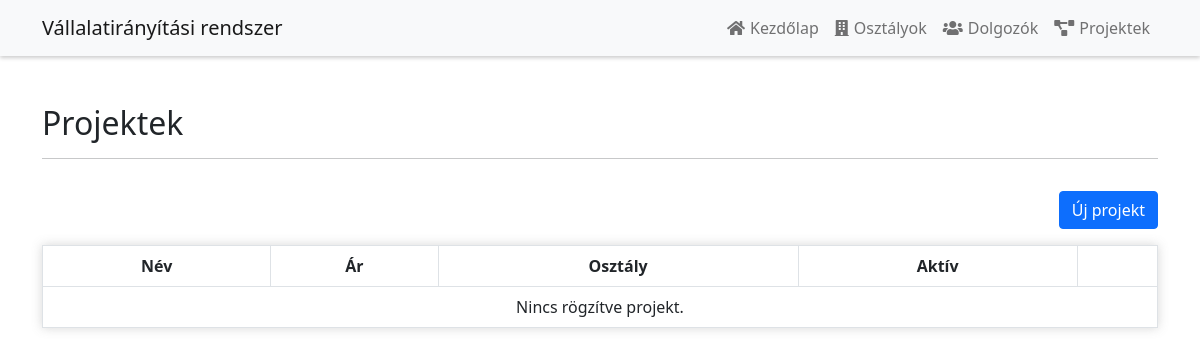
/projekt.php, run on an earlier commit of the app's database.
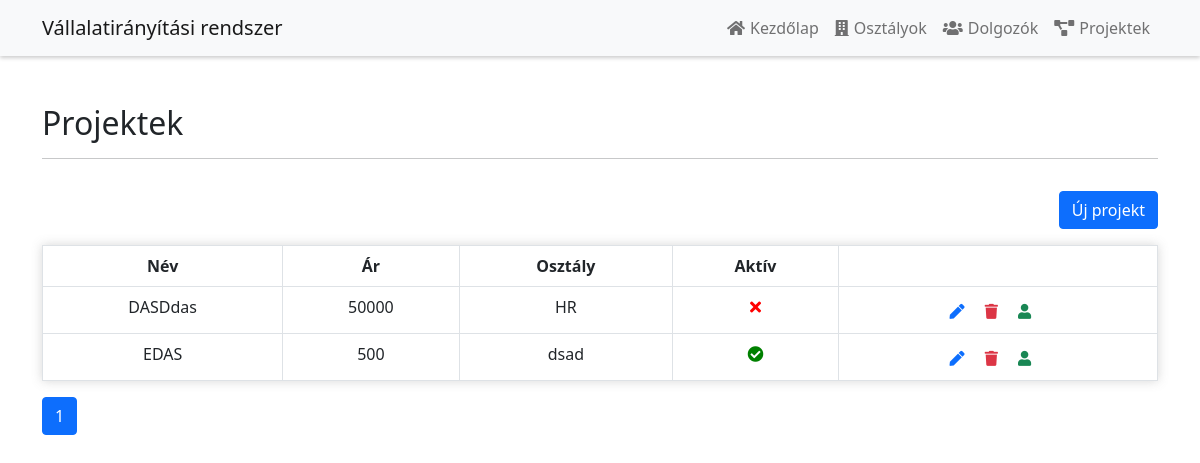
And on a later commit of the database.
### tables this page shows
CREATE TABLE `projekt` (
  `id` int(11) NOT NULL,
  `nev` varchar(40) NOT NULL,
  `ar` int(11) NOT NULL,
  `aktiv` tinyint(4) NOT NULL,
  `osztaly_id` int(11) DEFAULT NULL
);

CREATE TABLE `osztaly` (
  `id` int(11) NOT NULL,
  `nev` varchar(40) NOT NULL,
  `manager_id` int(11) DEFAULT NULL
);

### projekt.php (the view)
<?php
include('functions.php');
$pdo = pdo_connect_mysql();
$perPage = 15;
$total_row = $pdo->query('SELECT projekt.* FROM projekt')->rowCount();
$pages = ceil($total_row / $perPage);
$page = isset($_GET['page']) ? $_GET["page"] : 1;
$start = ($page - 1) * $perPage;
$query = "SELECT projekt.* FROM projekt LIMIT $start, $perPage";
$projektek = $pdo->query($query)->fetchAll(PDO::FETCH_ASSOC);
?>
<?= template_header('Projekt') ?>
<div class="container">
    <div class="row mt-5 mb-3">
        <div class="col-lg-12">
            <h2>Projektek</h2>
            <hr>
        </div>
    </div>
    <div class="row mb-3">
        <div class="col-lg-12 text-end">
            <a class="btn btn-primary" href="new_projekt.php">Új projekt</a>
        </div>
    </div>
    <table id="projekt_table" class="table table-bordered">
        <thead>
        <tr>
            <th>Név</th>
            <th>Ár</th>
            <th>Osztály</th>
            <th>Aktív</th>
            <th></th>
        </tr>
        </thead>
        <tbody>
        <?php if (!empty($projektek)): ?>
            <?php foreach ($projektek as $projekt): ?>
                <tr data-id="<?= $projekt['id'] ?>" onclick="selectProjekt(this)">
                    <td><?= $projekt['nev'] ?></td>
                    <td><?= $projekt['ar'] ?></td>
                    <td><?php
                        $stmt = $pdo->prepare("SELECT osztaly.nev FROM osztaly WHERE osztaly.id = ?");
                        $stmt->execute([$projekt["osztaly_id"]]);
                        $osztaly = $stmt->fetchColumn();
                        if ($osztaly) {
                            echo $osztaly;
                        } else {
                            echo "Nincs megadva osztály";
                        }
                        ?></td>
                    <td><?= $projekt['aktiv'] == 1 ? '<i style="color: green" class="fas fa-check-circle"></i>' : '<i style="color: red" class="fas fa-times"></i>' ?></td>
                    <td class="actions">
                        <a href="edit_projekt.php?id=<?= $projekt['id'] ?>" class="edit"><i
                                    class="fas fa-pen fa-xs"></i></a>
                        <a href="delete.php?projekt_id=<?= $projekt['id'] ?>" class="trash text-danger"><i
                                    class="fas fa-trash fa-xs"></i></a>
                        <?php $dolgozo_count = $pdo->query('SELECT * FROM dolgozo')->rowCount();
                        if ($dolgozo_count > 0) {
                            ?>
                            <a href="dolgozo_to_projekt.php?projekt_id=<?= $projekt['id'] ?>"
                               class="trash text-success"><i class="fas fa-user fa-xs"></i></a>
                        <?php } ?>
                    </td>
                </tr>
            <?php endforeach; ?>
        <?php else: ?>
            <tr>
                <td colspan="9">Nincs rögzítve projekt.</td>
            </tr>
        <?php endif; ?>
        </tbody>
    </table>
    <ul class="pagination">
        <?php for ($i = 1; $i <= $pages; $i++): ?>
            <li class="page-item<?php echo ($i == $page) ? " active" : "" ?>"><a class="page-link"
                                                                                 href='<?php echo "?page=$i"; ?>'>
                    <?php echo $i; ?>
                </a></li>
        <?php endfor; ?>
    </ul>
</div>
<?= template_footer() ?>

What changed in the data, as far as the page shows it:
added projekt: nev "DASDdas", ar "50000", osztaly.nev "HR", aktiv 0 (drawn)
added projekt: nev "EDAS", ar "500", osztaly.nev "dsad", aktiv 1 (drawn)
Also different on the page:
new list line: "1"
text no longer shown: "Nincs rögzítve projekt."
